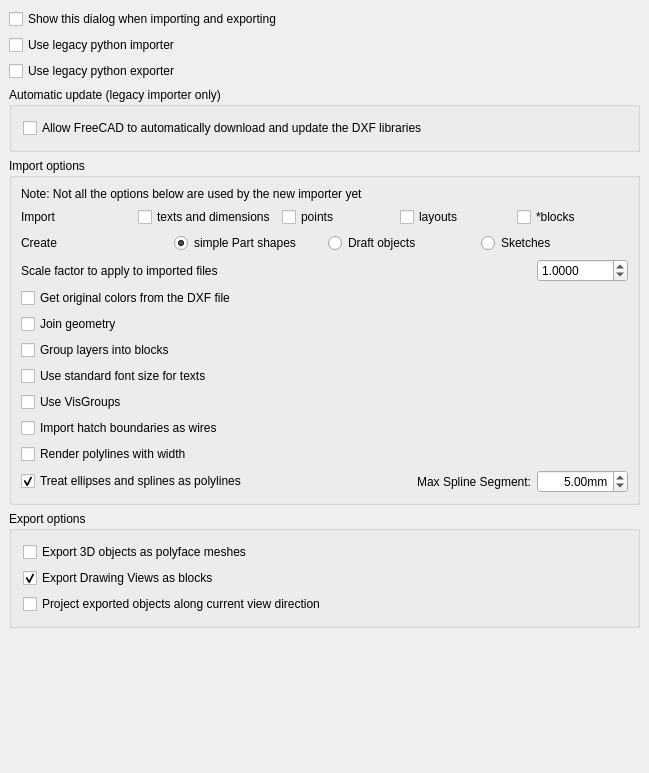
<?xml version="1.0" encoding="UTF-8"?>
<ui version="4.0">
 <class>Gui::Dialog::DlgSettingsDraft</class>
 <widget class="QWidget" name="Gui::Dialog::DlgSettingsDraft">
  <property name="geometry">
   <rect>
    <x>0</x>
    <y>0</y>
    <width>649</width>
    <height>773</height>
   </rect>
  </property>
  <property name="windowTitle">
   <string>DXF</string>
  </property>
  <layout class="QVBoxLayout">
   <property name="spacing">
    <number>6</number>
   </property>
   <property name="margin">
    <number>9</number>
   </property>
   <item>
    <widget class="Gui::PrefCheckBox" name="checkBox_6">
     <property name="text">
      <string>Show this dialog when importing and exporting</string>
     </property>
     <property name="prefEntry" stdset="0">
      <cstring>dxfShowDialog</cstring>
     </property>
     <property name="prefPath" stdset="0">
      <cstring>Mod/Draft</cstring>
     </property>
    </widget>
   </item>
   <item>
    <widget class="Gui::PrefCheckBox" name="checkBox_4">
     <property name="toolTip">
      <string>If this is checked, the old python importer is used, otherwise the new C++ one (faster, but not as many features yet)</string>
     </property>
     <property name="text">
      <string>Use legacy python importer</string>
     </property>
     <property name="checked">
      <bool>false</bool>
     </property>
     <property name="prefEntry" stdset="0">
      <cstring>dxfUseLegacyImporter</cstring>
     </property>
     <property name="prefPath" stdset="0">
      <cstring>Mod/Draft</cstring>
     </property>
    </widget>
   </item>
   <item>
    <widget class="Gui::PrefCheckBox" name="checkBox_7">
     <property name="text">
      <string>Use legacy python exporter</string>
     </property>
     <property name="prefEntry" stdset="0">
      <cstring>dxfUseLegacyExporter</cstring>
     </property>
     <property name="prefPath" stdset="0">
      <cstring>Mod/Draft</cstring>
     </property>
    </widget>
   </item>
   <item>
    <widget class="QGroupBox" name="groupBox_2">
     <property name="title">
      <string>Automatic update (legacy importer only)</string>
     </property>
     <layout class="QVBoxLayout" name="verticalLayout_2">
      <item>
       <layout class="QHBoxLayout" name="horizontalLayout_9">
        <item>
         <widget class="Gui::PrefCheckBox" name="checkBox_3">
          <property name="toolTip">
           <string>&lt;html&gt;&lt;head/&gt;&lt;body&gt;&lt;p&gt;By checking this, you will allow FreeCAD to download and update the&lt;/p&gt;&lt;p&gt;components needed for DXF import and export. You can also do that&lt;/p&gt;&lt;p&gt;manually, by visiting https://github.com/yorikvanhavre/Draft-dxf-importer&lt;/p&gt;&lt;/body&gt;&lt;/html&gt;</string>
          </property>
          <property name="text">
           <string>Allow FreeCAD to automatically download and update the DXF libraries</string>
          </property>
          <property name="prefEntry" stdset="0">
           <cstring>dxfAllowDownload</cstring>
          </property>
          <property name="prefPath" stdset="0">
           <cstring>Mod/Draft</cstring>
          </property>
         </widget>
        </item>
       </layout>
      </item>
     </layout>
    </widget>
   </item>
   <item>
    <widget class="QGroupBox" name="GroupBox12">
     <property name="title">
      <string>Import options</string>
     </property>
     <layout class="QVBoxLayout">
      <property name="spacing">
       <number>6</number>
      </property>
      <property name="margin">
       <number>9</number>
      </property>
      <item>
       <widget class="QLabel" name="label_2">
        <property name="text">
         <string>Note: Not all the options below are used by the new importer yet</string>
        </property>
       </widget>
      </item>
      <item>
       <layout class="QHBoxLayout" name="horizontalLayout_7">
        <item>
         <widget class="QLabel" name="label_3">
          <property name="text">
           <string>Import</string>
          </property>
         </widget>
        </item>
        <item>
         <widget class="Gui::PrefCheckBox" name="gui::prefcheckbox_2">
          <property name="toolTip">
           <string>If this is unchecked, texts/mtexts won't be imported</string>
          </property>
          <property name="text">
           <string>texts and dimensions</string>
          </property>
          <property name="prefEntry" stdset="0">
           <cstring>dxftext</cstring>
          </property>
          <property name="prefPath" stdset="0">
           <cstring>Mod/Draft</cstring>
          </property>
         </widget>
        </item>
        <item>
         <widget class="Gui::PrefCheckBox" name="gui::prefcheckbox_13">
          <property name="text">
           <string>points</string>
          </property>
          <property name="prefEntry" stdset="0">
           <cstring>dxfImportPoints</cstring>
          </property>
          <property name="prefPath" stdset="0">
           <cstring>Mod/Draft</cstring>
          </property>
         </widget>
        </item>
        <item>
         <widget class="Gui::PrefCheckBox" name="gui::prefcheckbox_3">
          <property name="toolTip">
           <string>If this is checked, paper space objects will be imported too</string>
          </property>
          <property name="text">
           <string>layouts</string>
          </property>
          <property name="prefEntry" stdset="0">
           <cstring>dxflayout</cstring>
          </property>
          <property name="prefPath" stdset="0">
           <cstring>Mod/Draft</cstring>
          </property>
         </widget>
        </item>
        <item>
         <widget class="Gui::PrefCheckBox" name="gui::prefcheckbox_7">
          <property name="toolTip">
           <string>Check this if you want the non-named blocks (beginning with a *) to be imported too</string>
          </property>
          <property name="text">
           <string>*blocks</string>
          </property>
          <property name="prefEntry" stdset="0">
           <cstring>dxfstarblocks</cstring>
          </property>
          <property name="prefPath" stdset="0">
           <cstring>Mod/Draft</cstring>
          </property>
         </widget>
        </item>
       </layout>
      </item>
      <item>
       <layout class="QHBoxLayout" name="horizontalLayout_15">
        <item>
         <widget class="QLabel" name="label">
          <property name="text">
           <string>Create</string>
          </property>
         </widget>
        </item>
        <item>
         <widget class="Gui::PrefRadioButton" name="radioButton">
          <property name="toolTip">
           <string>If this is checked, only standard Part objects will be created (fastest)</string>
          </property>
          <property name="text">
           <string>simple Part shapes</string>
          </property>
          <property name="checked">
           <bool>true</bool>
          </property>
          <property name="prefEntry" stdset="0">
           <cstring>dxfCreatePart</cstring>
          </property>
          <property name="prefPath" stdset="0">
           <cstring>Mod/Draft</cstring>
          </property>
         </widget>
        </item>
        <item>
         <widget class="Gui::PrefRadioButton" name="radioButton_2">
          <property name="toolTip">
           <string>If this is checked, parametric Draft objects will be created whenever possible</string>
          </property>
          <property name="text">
           <string>Draft objects</string>
          </property>
          <property name="prefEntry" stdset="0">
           <cstring>dxfCreateDraft</cstring>
          </property>
          <property name="prefPath" stdset="0">
           <cstring>Mod/Draft</cstring>
          </property>
         </widget>
        </item>
        <item>
         <widget class="Gui::PrefRadioButton" name="radioButton_3">
          <property name="toolTip">
           <string>If this is checked, sketches will be created whenever possible</string>
          </property>
          <property name="text">
           <string>Sketches</string>
          </property>
          <property name="prefEntry" stdset="0">
           <cstring>dxfCreateSketch</cstring>
          </property>
          <property name="prefPath" stdset="0">
           <cstring>Mod/Draft</cstring>
          </property>
         </widget>
        </item>
       </layout>
      </item>
      <item>
       <layout class="QHBoxLayout" name="horizontalLayout_6">
        <item>
         <widget class="QLabel" name="label_4">
          <property name="toolTip">
           <string/>
          </property>
          <property name="text">
           <string>Scale factor to apply to imported files</string>
          </property>
         </widget>
        </item>
        <item>
         <spacer name="horizontalSpacer_2">
          <property name="orientation">
           <enum>Qt::Horizontal</enum>
          </property>
          <property name="sizeHint" stdset="0">
           <size>
            <width>40</width>
            <height>20</height>
           </size>
          </property>
         </spacer>
        </item>
        <item>
         <widget class="Gui::PrefDoubleSpinBox" name="doubleSpinBox_2">
          <property name="toolTip">
           <string>Scale factor to apply to DXF files on import.
The factor is the conversion between the unit of your DXF file and millimeters.
Ex: for files in millimeters: 1, in centimeters: 10, in meters: 1000, in inches: 25.4, in feet: 304.8</string>
          </property>
          <property name="decimals">
           <number>4</number>
          </property>
          <property name="maximum">
           <double>99999.990000000005239</double>
          </property>
          <property name="value">
           <double>1.000000000000000</double>
          </property>
          <property name="prefEntry" stdset="0">
           <cstring>dxfScaling</cstring>
          </property>
          <property name="prefPath" stdset="0">
           <cstring>Mod/Draft</cstring>
          </property>
         </widget>
        </item>
       </layout>
      </item>
      <item>
       <layout class="QHBoxLayout" name="horizontalLayout">
        <item>
         <widget class="Gui::PrefCheckBox" name="checkBox_2">
          <property name="toolTip">
           <string>If this is checked, colors will be retrieved from the DXF objects whenever possible. Otherwise default colors will be applied.</string>
          </property>
          <property name="text">
           <string>Get original colors from the DXF file</string>
          </property>
          <property name="prefEntry" stdset="0">
           <cstring>dxfGetOriginalColors</cstring>
          </property>
          <property name="prefPath" stdset="0">
           <cstring>Mod/Draft</cstring>
          </property>
         </widget>
        </item>
       </layout>
      </item>
      <item>
       <layout class="QHBoxLayout" name="horizontalLayout_5">
        <item>
         <widget class="Gui::PrefCheckBox" name="gui::prefcheckbox_9">
          <property name="toolTip">
           <string>If checked, FreeCAD will try to join coincident objects into wires. Beware, this can take a while...</string>
          </property>
          <property name="text">
           <string>Join geometry</string>
          </property>
          <property name="prefEntry" stdset="0">
           <cstring>joingeometry</cstring>
          </property>
          <property name="prefPath" stdset="0">
           <cstring>Mod/Draft</cstring>
          </property>
         </widget>
        </item>
       </layout>
      </item>
      <item>
       <layout class="QHBoxLayout" name="horizontalLayout_8">
        <item>
         <widget class="Gui::PrefCheckBox" name="gui::prefcheckbox_5">
          <property name="toolTip">
           <string>If this is checked, objects from the same layers will be joined into Draft Blocks, turning the display faster, but making them less easily editable</string>
          </property>
          <property name="text">
           <string>Group layers into blocks</string>
          </property>
          <property name="prefEntry" stdset="0">
           <cstring>groupLayers</cstring>
          </property>
          <property name="prefPath" stdset="0">
           <cstring>Mod/Draft</cstring>
          </property>
         </widget>
        </item>
       </layout>
      </item>
      <item>
       <layout class="QHBoxLayout" name="horizontalLayout_11">
        <item>
         <widget class="Gui::PrefCheckBox" name="gui::prefcheckbox_8">
          <property name="toolTip">
           <string>If this is checked, imported texts will get the standard Draft text size, instead of the size they have in the DXF document</string>
          </property>
          <property name="text">
           <string>Use standard font size for texts</string>
          </property>
          <property name="prefEntry" stdset="0">
           <cstring>dxfStdSize</cstring>
          </property>
          <property name="prefPath" stdset="0">
           <cstring>Mod/Draft</cstring>
          </property>
         </widget>
        </item>
       </layout>
      </item>
      <item>
       <layout class="QHBoxLayout" name="horizontalLayout_3">
        <item>
         <widget class="Gui::PrefCheckBox" name="checkBox">
          <property name="toolTip">
           <string>If this is checked, DXF layers will be imported as Draft VisGroups</string>
          </property>
          <property name="text">
           <string>Use VisGroups</string>
          </property>
          <property name="prefEntry" stdset="0">
           <cstring>dxfUseDraftVisGroups</cstring>
          </property>
          <property name="prefPath" stdset="0">
           <cstring>Mod/Draft</cstring>
          </property>
         </widget>
        </item>
       </layout>
      </item>
      <item>
       <layout class="QHBoxLayout" name="horizontalLayout_12">
        <item>
         <widget class="Gui::PrefCheckBox" name="gui::prefcheckbox_10">
          <property name="toolTip">
           <string>If this is checked, hatches will be converted into simple wires</string>
          </property>
          <property name="text">
           <string>Import hatch boundaries as wires</string>
          </property>
          <property name="prefEntry" stdset="0">
           <cstring>importDxfHatches</cstring>
          </property>
          <property name="prefPath" stdset="0">
           <cstring>Mod/Draft</cstring>
          </property>
         </widget>
        </item>
       </layout>
      </item>
      <item>
       <layout class="QHBoxLayout" name="horizontalLayout_13">
        <item>
         <widget class="Gui::PrefCheckBox" name="gui::prefcheckbox_11">
          <property name="toolTip">
           <string>If this is checked, when polylines have a width defined, they will be rendered as closed wires with the correct width</string>
          </property>
          <property name="text">
           <string>Render polylines with width</string>
          </property>
          <property name="prefEntry" stdset="0">
           <cstring>renderPolylineWidth</cstring>
          </property>
          <property name="prefPath" stdset="0">
           <cstring>Mod/Draft</cstring>
          </property>
         </widget>
        </item>
       </layout>
      </item>
      <item>
       <layout class="QHBoxLayout" name="horizontalLayout_2">
        <item>
         <widget class="Gui::PrefCheckBox" name="gui::prefcheckbox_14">
          <property name="toolTip">
           <string>Ellipse export is poorly supported. Use this to export them as polylines instead.</string>
          </property>
          <property name="text">
           <string>Treat ellipses and splines as polylines</string>
          </property>
          <property name="checked">
           <bool>true</bool>
          </property>
          <property name="prefEntry" stdset="0">
           <cstring>DiscretizeEllipses</cstring>
          </property>
          <property name="prefPath" stdset="0">
           <cstring>Mod/Draft</cstring>
          </property>
         </widget>
        </item>
        <item>
         <spacer name="horizontalSpacer">
          <property name="orientation">
           <enum>Qt::Horizontal</enum>
          </property>
          <property name="sizeHint" stdset="0">
           <size>
            <width>40</width>
            <height>20</height>
           </size>
          </property>
         </spacer>
        </item>
        <item>
         <widget class="QLabel" name="label_7">
          <property name="text">
           <string>Max Spline Segment:</string>
          </property>
          <property name="alignment">
           <set>Qt::AlignRight|Qt::AlignTrailing|Qt::AlignVCenter</set>
          </property>
         </widget>
        </item>
        <item>
         <widget class="Gui::PrefDoubleSpinBox" name="doubleSpinBox">
          <property name="toolTip">
           <string>When exporting splines to DXF, they are transformed in polylines. This value is the maximum length of each of the polyline segments. If 0, then the whole spline is treated as a straight segment.</string>
          </property>
          <property name="alignment">
           <set>Qt::AlignRight|Qt::AlignTrailing|Qt::AlignVCenter</set>
          </property>
          <property name="suffix">
           <string>mm</string>
          </property>
          <property name="maximum">
           <double>9999.989999999999782</double>
          </property>
          <property name="value">
           <double>5.000000000000000</double>
          </property>
          <property name="prefEntry" stdset="0">
           <cstring>maxsegmentlength</cstring>
          </property>
          <property name="prefPath" stdset="0">
           <cstring>Mod/Draft</cstring>
          </property>
         </widget>
        </item>
       </layout>
      </item>
     </layout>
    </widget>
   </item>
   <item>
    <widget class="QGroupBox" name="groupBox">
     <property name="title">
      <string>Export options</string>
     </property>
     <layout class="QVBoxLayout" name="verticalLayout">
      <item>
       <layout class="QHBoxLayout" name="horizontalLayout_4">
        <item>
         <widget class="Gui::PrefCheckBox" name="gui::prefcheckbox">
          <property name="toolTip">
           <string>If this is checked, all objects containing faces will be exported as 3d polyfaces</string>
          </property>
          <property name="text">
           <string>Export 3D objects as polyface meshes</string>
          </property>
          <property name="prefEntry" stdset="0">
           <cstring>dxfmesh</cstring>
          </property>
          <property name="prefPath" stdset="0">
           <cstring>Mod/Draft</cstring>
          </property>
         </widget>
        </item>
       </layout>
      </item>
      <item>
       <layout class="QHBoxLayout" name="horizontalLayout_10">
        <item>
         <widget class="Gui::PrefCheckBox" name="checkBox_5">
          <property name="toolTip">
           <string>If this is checked, Drawing Views will be exported as blocks. This might fail for post-R12 templates.</string>
          </property>
          <property name="text">
           <string>Export Drawing Views as blocks</string>
          </property>
          <property name="checked">
           <bool>true</bool>
          </property>
          <property name="prefEntry" stdset="0">
           <cstring>dxfExportBlocks</cstring>
          </property>
          <property name="prefPath" stdset="0">
           <cstring>Mod/Draft</cstring>
          </property>
         </widget>
        </item>
       </layout>
      </item>
      <item>
       <layout class="QHBoxLayout" name="horizontalLayout_14">
        <item>
         <widget class="Gui::PrefCheckBox" name="gui::prefcheckbox_12">
          <property name="toolTip">
           <string>If this is checked, the exported objects will be projected to reflect the current view direction</string>
          </property>
          <property name="text">
           <string>Project exported objects along current view direction</string>
          </property>
          <property name="prefEntry" stdset="0">
           <cstring>dxfproject</cstring>
          </property>
          <property name="prefPath" stdset="0">
           <cstring>Mod/Draft</cstring>
          </property>
         </widget>
        </item>
       </layout>
      </item>
     </layout>
    </widget>
   </item>
   <item>
    <spacer name="verticalSpacer">
     <property name="orientation">
      <enum>Qt::Vertical</enum>
     </property>
     <property name="sizeHint" stdset="0">
      <size>
       <width>20</width>
       <height>40</height>
      </size>
     </property>
    </spacer>
   </item>
  </layout>
 </widget>
 <layoutdefault spacing="6" margin="11"/>
 <pixmapfunction>qPixmapFromMimeSource</pixmapfunction>
 <customwidgets>
  <customwidget>
   <class>Gui::PrefRadioButton</class>
   <extends>QRadioButton</extends>
   <header>Gui/PrefWidgets.h</header>
  </customwidget>
  <customwidget>
   <class>Gui::PrefCheckBox</class>
   <extends>QCheckBox</extends>
   <header>Gui/PrefWidgets.h</header>
  </customwidget>
  <customwidget>
   <class>Gui::PrefDoubleSpinBox</class>
   <extends>QDoubleSpinBox</extends>
   <header>Gui/PrefWidgets.h</header>
  </customwidget>
 </customwidgets>
 <resources/>
 <connections/>
</ui>
